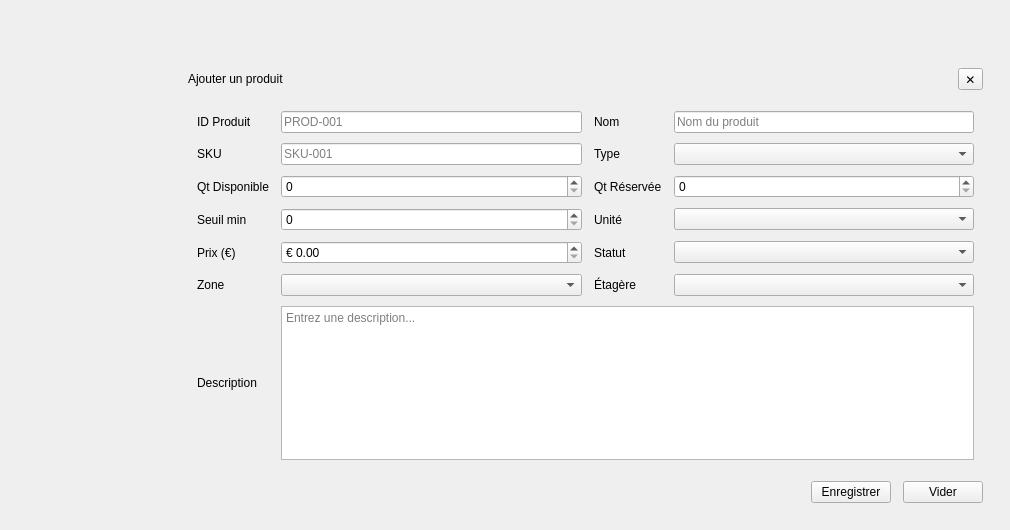
            <widget class="QWidget" name="ajouteri">
             <widget class="QFrame" name="PopupInventoryCard">
              <property name="geometry">
               <rect>
                <x>170</x>
                <y>50</y>
                <width>831</width>
                <height>471</height>
               </rect>
              </property>
              <property name="minimumSize">
               <size>
                <width>760</width>
                <height>0</height>
               </size>
              </property>
              <property name="frameShape">
               <enum>QFrame::Shape::NoFrame</enum>
              </property>
              <layout class="QVBoxLayout" name="popupInventoryLayout">
               <property name="spacing">
                <number>12</number>
               </property>
               <property name="leftMargin">
                <number>18</number>
               </property>
               <property name="topMargin">
                <number>18</number>
               </property>
               <property name="rightMargin">
                <number>18</number>
               </property>
               <property name="bottomMargin">
                <number>18</number>
               </property>
               <item>
                <layout class="QHBoxLayout" name="popupInventoryHeader">
                 <item>
                  <widget class="QLabel" name="PopupTitleInventory">
                   <property name="text">
                    <string>Ajouter un produit</string>
                   </property>
                  </widget>
                 </item>
                 <item>
                  <spacer name="popupInventoryHeaderSpacer">
                   <property name="orientation">
                    <enum>Qt::Orientation::Horizontal</enum>
                   </property>
                   <property name="sizeHint" stdset="0">
                    <size>
                     <width>40</width>
                     <height>20</height>
                    </size>
                   </property>
                  </spacer>
                 </item>
                 <item>
                  <widget class="QToolButton" name="BtnPopupCancelInventory">
                   <property name="toolTip">
                    <string>Fermer</string>
                   </property>
                   <property name="text">
                    <string>✕</string>
                   </property>
                  </widget>
                 </item>
                </layout>
               </item>
               <item>
                <widget class="QFrame" name="PopupInventoryForm">
                 <property name="frameShape">
                  <enum>QFrame::Shape::NoFrame</enum>
                 </property>
                 <layout class="QGridLayout" name="inventoryFormGrid">
                  <property name="horizontalSpacing">
                   <number>12</number>
                  </property>
                  <property name="verticalSpacing">
                   <number>10</number>
                  </property>
                  <item row="0" column="0">
                   <widget class="QLabel" name="LblIdProduct">
                    <property name="text">
                     <string>ID Produit</string>
                    </property>
                   </widget>
                  </item>
                  <item row="0" column="1">
                   <widget class="QLineEdit" name="IdProduct">
                    <property name="placeholderText">
                     <string>PROD-001</string>
                    </property>
                   </widget>
                  </item>
                  <item row="0" column="2">
                   <widget class="QLabel" name="LblName">
                    <property name="text">
                     <string>Nom</string>
                    </property>
                   </widget>
                  </item>
                  <item row="0" column="3">
                   <widget class="QLineEdit" name="Name">
                    <property name="placeholderText">
                     <string>Nom du produit</string>
                    </property>
                   </widget>
                  </item>
                  <item row="1" column="0">
                   <widget class="QLabel" name="LblSku">
                    <property name="text">
                     <string>SKU</string>
                    </property>
                   </widget>
                  </item>
                  <item row="1" column="1">
                   <widget class="QLineEdit" name="Sku">
                    <property name="placeholderText">
                     <string>SKU-001</string>
                    </property>
                   </widget>
                  </item>
                  <item row="1" column="2">
                   <widget class="QLabel" name="LblType_2">
                    <property name="text">
                     <string>Type</string>
                    </property>
                   </widget>
                  </item>
                  <item row="1" column="3">
                   <widget class="QComboBox" name="Type">
                    <property name="placeholderText">
                     <string>Sélectionner type</string>
                    </property>
                   </widget>
                  </item>
                  <item row="2" column="0">
                   <widget class="QLabel" name="LblQtAv">
                    <property name="text">
                     <string>Qt Disponible</string>
                    </property>
                   </widget>
                  </item>
                  <item row="2" column="1">
                   <widget class="QSpinBox" name="QtAv">
                    <property name="minimum">
                     <number>0</number>
                    </property>
                    <property name="maximum">
                     <number>10000</number>
                    </property>
                   </widget>
                  </item>
                  <item row="2" column="2">
                   <widget class="QLabel" name="LblQtRs">
                    <property name="text">
                     <string>Qt Réservée</string>
                    </property>
                   </widget>
                  </item>
                  <item row="2" column="3">
                   <widget class="QSpinBox" name="QtRs">
                    <property name="minimum">
                     <number>0</number>
                    </property>
                    <property name="maximum">
                     <number>10000</number>
                    </property>
                   </widget>
                  </item>
                  <item row="3" column="0">
                   <widget class="QLabel" name="LblThreshold">
                    <property name="text">
                     <string>Seuil min</string>
                    </property>
                   </widget>
                  </item>
                  <item row="3" column="1">
                   <widget class="QSpinBox" name="Threshold">
                    <property name="minimum">
                     <number>0</number>
                    </property>
                    <property name="maximum">
                     <number>10000</number>
                    </property>
                   </widget>
                  </item>
                  <item row="3" column="2">
                   <widget class="QLabel" name="LblUnit">
                    <property name="text">
                     <string>Unité</string>
                    </property>
                   </widget>
                  </item>
                  <item row="3" column="3">
                   <widget class="QComboBox" name="Unit">
                    <property name="placeholderText">
                     <string>Sélectionner unité</string>
                    </property>
                   </widget>
                  </item>
                  <item row="4" column="0">
                   <widget class="QLabel" name="LblPrice">
                    <property name="text">
                     <string>Prix (€)</string>
                    </property>
                   </widget>
                  </item>
                  <item row="4" column="1">
                   <widget class="QDoubleSpinBox" name="Price">
                    <property name="prefix">
                     <string>€ </string>
                    </property>
                    <property name="decimals">
                     <number>2</number>
                    </property>
                    <property name="minimum">
                     <double>0.000000000000000</double>
                    </property>
                    <property name="maximum">
                     <double>100000.000000000000000</double>
                    </property>
                   </widget>
                  </item>
                  <item row="4" column="2">
                   <widget class="QLabel" name="LblStatus">
                    <property name="text">
                     <string>Statut</string>
                    </property>
                   </widget>
                  </item>
                  <item row="4" column="3">
                   <widget class="QComboBox" name="Status">
                    <property name="placeholderText">
                     <string>Sélectionner statut</string>
                    </property>
                   </widget>
                  </item>
                  <item row="5" column="0">
                   <widget class="QLabel" name="LblZone">
                    <property name="text">
                     <string>Zone</string>
                    </property>
                   </widget>
                  </item>
                  <item row="5" column="1">
                   <widget class="QComboBox" name="Zone">
                    <property name="placeholderText">
                     <string>Sélectionner zone</string>
                    </property>
                   </widget>
                  </item>
                  <item row="5" column="2">
                   <widget class="QLabel" name="LblShelf">
                    <property name="text">
                     <string>Étagère</string>
                    </property>
                   </widget>
                  </item>
                  <item row="5" column="3">
                   <widget class="QComboBox" name="Shelf">
                    <property name="placeholderText">
                     <string>Sélectionner étagère</string>
                    </property>
                   </widget>
                  </item>
                  <item row="6" column="0">
                   <widget class="QLabel" name="LblDescription">
                    <property name="text">
                     <string>Description</string>
                    </property>
                   </widget>
                  </item>
                  <item row="6" column="1" colspan="3">
                   <widget class="QTextEdit" name="Description">
                    <property name="placeholderText">
                     <string>Entrez une description...</string>
                    </property>
                   </widget>
                  </item>
                 </layout>
                </widget>
               </item>
               <item>
                <layout class="QHBoxLayout" name="popupInventoryActions">
                 <item>
                  <spacer name="popupInventoryActionsLeft">
                   <property name="orientation">
                    <enum>Qt::Orientation::Horizontal</enum>
                   </property>
                   <property name="sizeHint" stdset="0">
                    <size>
                     <width>40</width>
                     <height>20</height>
                    </size>
                   </property>
                  </spacer>
                 </item>
                 <item>
                  <widget class="QPushButton" name="BtnPopupSaveInventory">
                   <property name="text">
                    <string>Enregistrer</string>
                   </property>
                   <property name="property" stdset="0">
                    <string>primary</string>
                   </property>
                  </widget>
                 </item>
                 <item>
                  <widget class="QPushButton" name="BtnPopupResetInventory">
                   <property name="text">
                    <string>Vider</string>
                   </property>
                   <property name="property" stdset="0">
                    <string>ghost</string>
                   </property>
                  </widget>
                 </item>
                </layout>
               </item>
              </layout>
             </widget>
            </widget>
